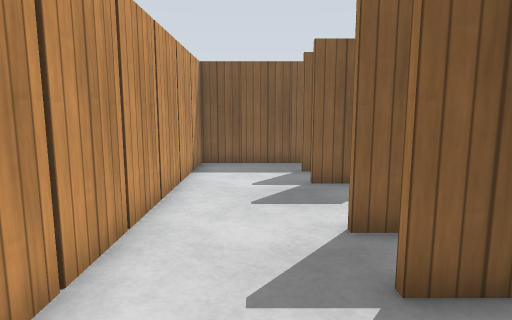
view 1 (above)

24 first-person views from a walk through a world built for the Gazebo simulator. The camera is 1 m above the floor, tilts 8° down and sees 75° across. The floor is counted in squares, 0.5 m on a side. Each view is taken from the middle of a square. On the plan, view 1 faces up. The plan holds only what a view shows up to about 18 squares ahead; the rest is blank. Simple patterns stand in for the simulator's built-in surfaces.

view 2
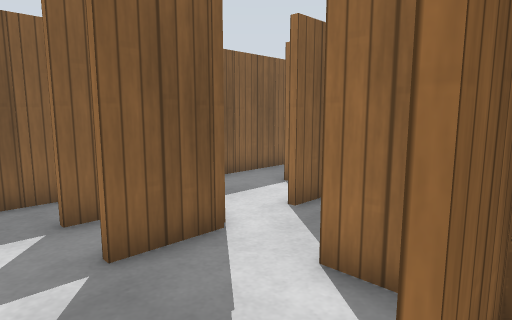

view 3
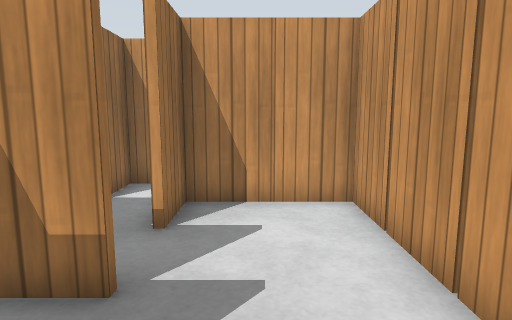

view 4
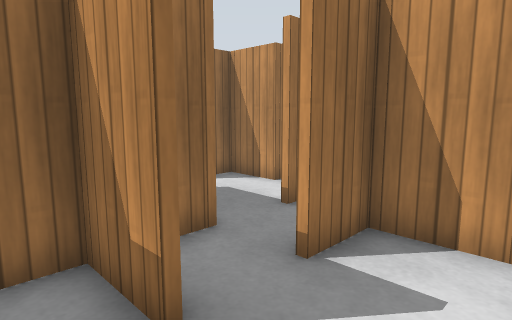

view 5
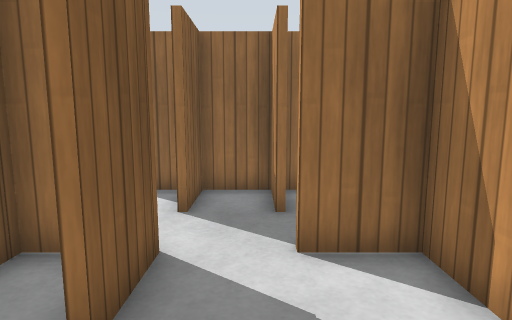

view 6
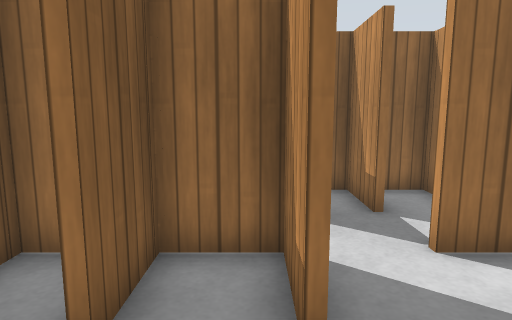

view 7
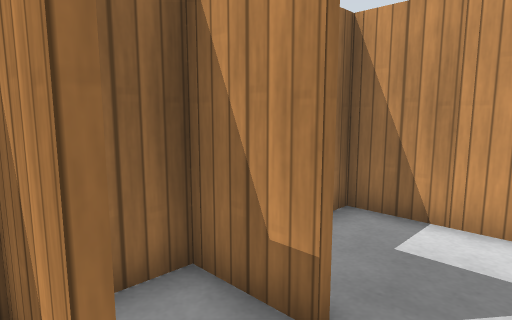

view 8
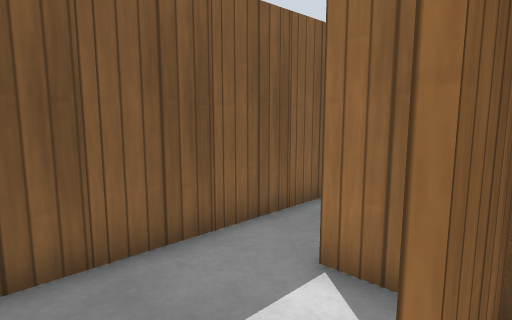

view 9
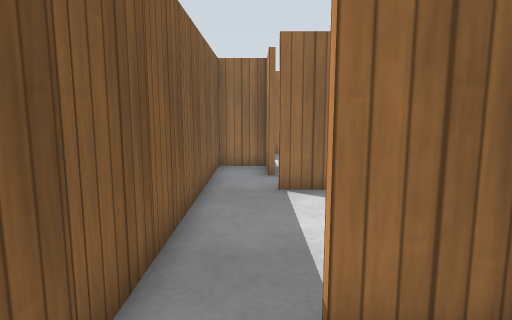

view 10
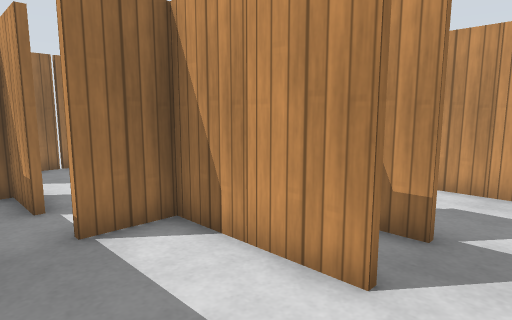

view 11
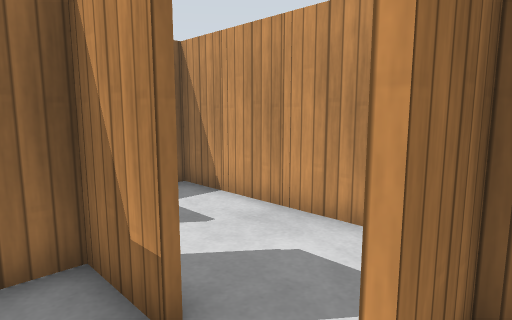

view 12
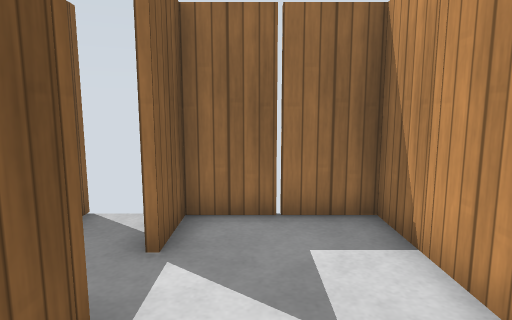

view 13
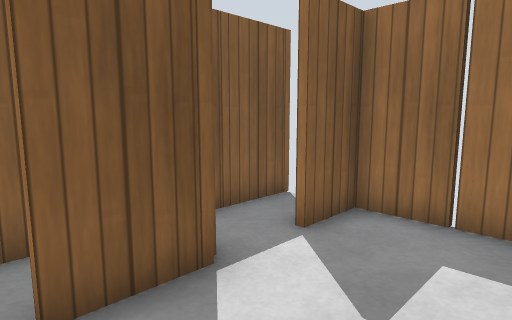

view 14
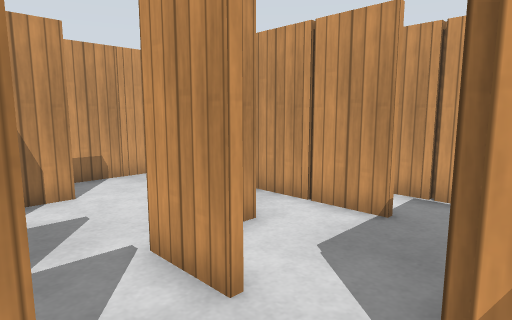

view 15
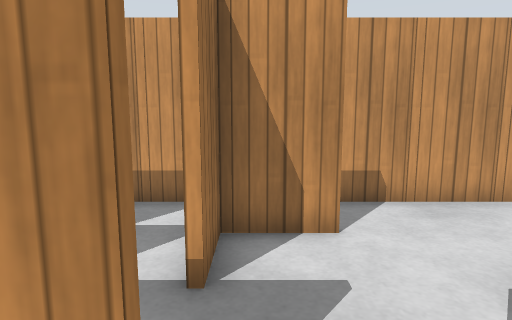

view 16
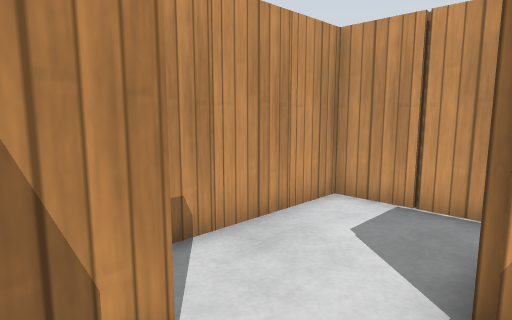

view 17
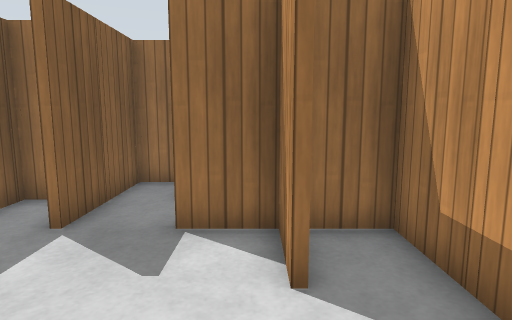

view 18
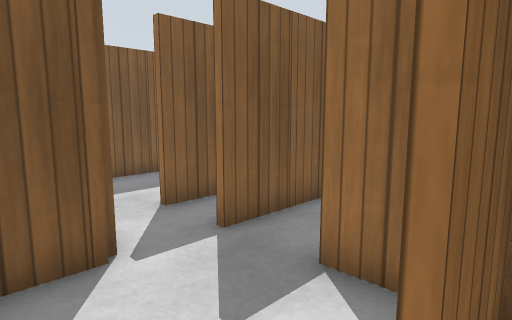

view 19
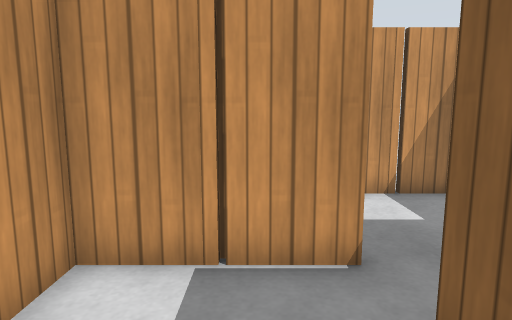

view 20
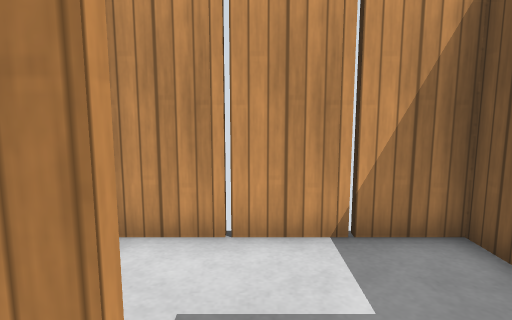

view 21
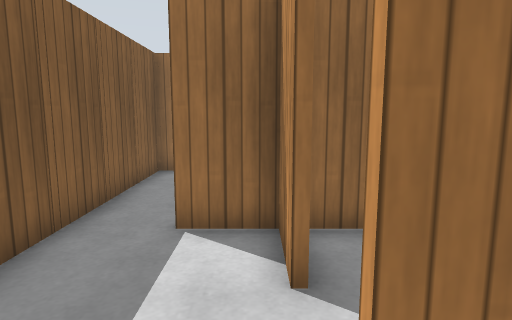

view 22
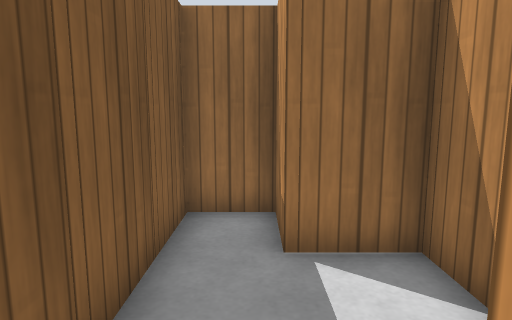

view 23
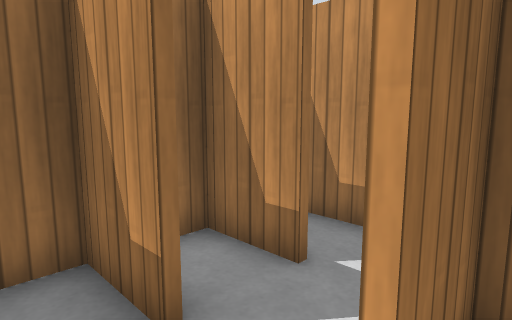

view 24
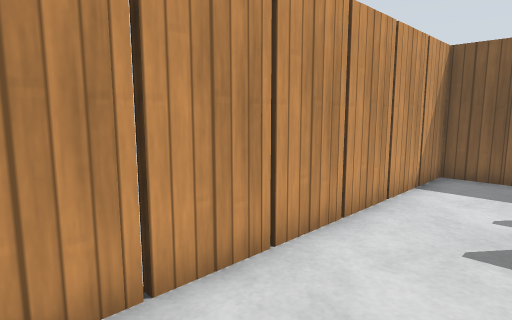

### Floor plan
Points are (right, up) in squares from view 1. A wall is a line through its corners. A room is listed if a view was taken in it or the views show most of it. See-through windows are left out.
Room 1 (views 1, 2, 3, 4, 5, 6, 7, 8, 9, 10, 11, 20, 21, 24)
walls: (5.5, 5.6) (7.6, 5.6) (7.6, 11.5); (5.5, 7.6) (7.5, 7.6); (2.5, 5.4) (1.5, 5.4); (1.9, 5.6) (3.5, 5.6); (2.5, 3.4) (1.5, 3.4); (6.5, 9.4) (5.5, 9.4); (2.8, 9.4) (1.5, 9.4); (1.5, 3.6) (3.5, 3.6); (5.5, 1.6) (6.5, 1.6); (9.5, 7.6) (10.5, 7.6); (3.6, 1.4) (3.6, 7.5); (1.5, 9.6) (3.6, 9.6) (3.6, 10.5); (7.6, 1.5) (7.6, 2.2); (9.5, 9.6) (12.5, 9.6); (2.5, 11.4) (1.5, 11.4); (3.8, -0.5) (3.8, -4.2); (1.8, 0) (1.8, -0.5); (3.6, 12.8) (3.6, 13.5); (1.6, -0.5) (1.6, 1.5); (1.5, 13.4) (-2.2, 13.4) (-2.2, -6.2); (5.5, -2.4) (7.6, -2.4) (7.6, -0.5); (3.6, -2.5) (3.6, -0.5); (-1.4, -0.6) (-2.2, -0.6); (13.6, 9.5) (13.6, 11.5); (-2.2, -0.4) (0.5, -0.4); (1.8, -4.5) (1.8, -7.4); (15.5, 11.6) (17.6, 11.6) (17.6, 13.4) (4.4, 13.4)
ways out: opening at (3, -6.5) to room 2; opening at (8.5, 0.5) to room 2; opening at (9, 5.5) to room 2; opening at (14, 10.7) to room 2
objects: wooden post (-2, -5); wooden post (-2, -3); wooden post (-2, 1); wooden post (-2, 3); wooden post (-2, 5); wooden post (-2, 7); wooden post (-2, 9); wooden post (-2, 11); wooden post (-1, -1); wooden post (0, 14); wooden post (1, -7); wooden post (1, -1); wooden post (2, -7); wooden post (2, -1); wooden post (2, 14); wooden post (3, -3); wooden post (3, 3); wooden post (3, 5); wooden post (3, 9); wooden post (3, 11); wooden post (4, -3); wooden post (4, 5); wooden post (4, 11); wooden post (5, 1); wooden post (6, 14); wooden post (7, 1); wooden post (7, 5); wooden post (7, 7); wooden post (7, 9); wooden post (8, 9); wooden post (8, 14); wooden post (10, 14); wooden post (11, 9); wooden post (12, 14); wooden post (14, 14); other object (16, 14)
Room 2 (views 12, 13, 14, 15, 16, 17, 18, 19, 22, 23)
walls: (14.1, -0.4) (15.6, -0.4) (15.6, 1.6) (17.6, 1.6) (17.6, 2.5); (12.5, -2.6) (11.4, -2.6); (11.6, -1.9) (11.6, 1.5); (14.5, 3.4) (13.4, 3.4); (10.5, -0.6) (9.5, -0.6); (12.5, 3.4) (11.4, 3.4); (16.5, 3.4) (15.4, 3.4); (10.5, -2.6) (9.5, -2.6); (9.5, -0.4) (11.5, -0.4); (10.5, 3.4) (10, 3.4); (11.5, -4.4) (13.5, -4.4); (9.5, -2.4) (10.2, -2.4); (9.5, 3.6) (10.5, 3.6); (7.8, -0.5) (7.8, -2.5); (13.6, -6.5) (13.6, -3.4); (11.5, -6.4) (12.5, -6.4); (7.5, -2.6) (6.4, -2.6); (15.6, 7.6) (21.4, 7.6) (21.4, 11.4) (19.5, 11.4); (8.5, -6.6) (7.5, -6.6); (11.5, -8.4) (12.5, -8.4); (7.5, -6.4) (9.5, -6.4); (4.4, -4.6) (3.5, -4.6); (17.1, 11.4) (15.5, 11.4); (1.8, -7.4) (1.8, -8.4) (9.6, -8.4) (9.6, -4.5); (21.5, 13.4) (19.1, 13.4)
ways out: opening at (3, -6.5) to room 1; opening at (8.5, 0.5) to room 1; opening at (9, 5.5) to room 1; opening at (14, 10.7) to room 1
objects: wooden post (3, -9); wooden post (5, -9); wooden post (5, -5); wooden post (7, -9); wooden post (7, -3); wooden post (9, -9); wooden post (9, -7); wooden post (9, 3); wooden post (10, -7); wooden post (11, -9); wooden post (11, -3); wooden post (11, -1); wooden post (11, 3); wooden post (12, -1); wooden post (13, -7); wooden post (13, -5); wooden post (13, -3); wooden post (13, 3); wooden post (13, 9); wooden post (14, -3); wooden post (15, -1); wooden post (15, 3); wooden post (17, 3); wooden post (17, 7); wooden post (17, 11); wooden post (18, 3); wooden post (19, 7); wooden post (20, 14); wooden post (22, 9); wooden post (22, 13) to (22, 14)

Where each view was taken, in squares from view 1:
view 1: 0 up, 0 right, facing up
view 2: 5 up, 0 right, facing up-right
view 3: 7 up, 0 right, facing down
view 4: 5 up, 1 left, facing down-right
view 5: 8 up, 1 left, facing right
view 6: 10 up, 1 left, facing right
view 7: 8 up, 4 right, facing down-right
view 8: 9 up, 4 right, facing up-right
view 9: 12 up, 5 right, facing right
view 10: 13 up, 8 right, facing down-right
view 11: 13 up, 13 right, facing down-right
view 12: 10 up, 15 right, facing right
view 13: 8 up, 15 right, facing up-right
view 14: 2 up, 10 right, facing down-left
view 15: 1 down, 9 right, facing down
view 16: 4 down, 9 right, facing down-left
view 17: 6 down, 4 right, facing right
view 18: 7 down, 6 right, facing up-right
view 19: 6 down, 6 right, facing left
view 20: 4 down, 3 right, facing left
view 21: 0 up, 6 right, facing right
view 22: 2 up, 11 right, facing right
view 23: 3 down, 9 right, facing down-right
view 24: 2 up, 1 right, facing up-left
